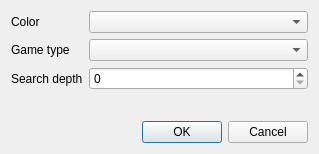
<?xml version="1.0" encoding="UTF-8"?>
<ui version="4.0">
 <class>SettingsDialog</class>
 <widget class="QDialog" name="SettingsDialog">
  <property name="geometry">
   <rect>
    <x>0</x>
    <y>0</y>
    <width>319</width>
    <height>154</height>
   </rect>
  </property>
  <property name="windowTitle">
   <string>QCheckers Settings</string>
  </property>
  <layout class="QVBoxLayout" name="verticalLayout">
   <item>
    <layout class="QFormLayout" name="formLayout">
     <property name="fieldGrowthPolicy">
      <enum>QFormLayout::AllNonFixedFieldsGrow</enum>
     </property>
     <item row="0" column="0">
      <widget class="QLabel" name="label_5">
       <property name="text">
        <string>Color</string>
       </property>
      </widget>
     </item>
     <item row="0" column="1">
      <widget class="QComboBox" name="comboBoxColor"/>
     </item>
     <item row="1" column="0">
      <widget class="QLabel" name="label">
       <property name="text">
        <string>Game type</string>
       </property>
      </widget>
     </item>
     <item row="1" column="1">
      <widget class="QComboBox" name="comboBox"/>
     </item>
     <item row="2" column="0">
      <widget class="QLabel" name="label_2">
       <property name="text">
        <string>Search depth</string>
       </property>
      </widget>
     </item>
     <item row="2" column="1">
      <widget class="QSpinBox" name="spinBox"/>
     </item>
    </layout>
   </item>
   <item>
    <widget class="QDialogButtonBox" name="buttonBox">
     <property name="orientation">
      <enum>Qt::Horizontal</enum>
     </property>
     <property name="standardButtons">
      <set>QDialogButtonBox::Cancel|QDialogButtonBox::Ok</set>
     </property>
    </widget>
   </item>
  </layout>
 </widget>
 <resources/>
 <connections>
  <connection>
   <sender>buttonBox</sender>
   <signal>accepted()</signal>
   <receiver>SettingsDialog</receiver>
   <slot>accept()</slot>
   <hints>
    <hint type="sourcelabel">
     <x>248</x>
     <y>254</y>
    </hint>
    <hint type="destinationlabel">
     <x>157</x>
     <y>274</y>
    </hint>
   </hints>
  </connection>
  <connection>
   <sender>buttonBox</sender>
   <signal>rejected()</signal>
   <receiver>SettingsDialog</receiver>
   <slot>reject()</slot>
   <hints>
    <hint type="sourcelabel">
     <x>316</x>
     <y>260</y>
    </hint>
    <hint type="destinationlabel">
     <x>286</x>
     <y>274</y>
    </hint>
   </hints>
  </connection>
 </connections>
</ui>
